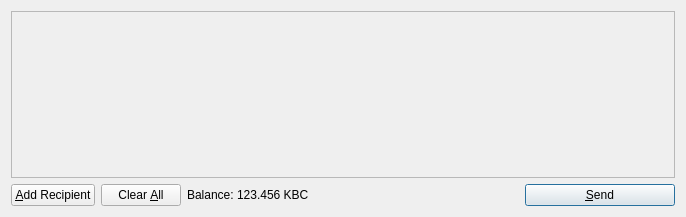
<?xml version="1.0" encoding="UTF-8"?>
<ui version="4.0">
 <class>SendCoinsDialog</class>
 <widget class="QDialog" name="SendCoinsDialog">
  <property name="geometry">
   <rect>
    <x>0</x>
    <y>0</y>
    <width>686</width>
    <height>217</height>
   </rect>
  </property>
  <property name="windowTitle">
   <string>Send Coins</string>
  </property>
  <layout class="QVBoxLayout" name="verticalLayout">
   <item>
    <widget class="QScrollArea" name="scrollArea">
     <property name="widgetResizable">
      <bool>true</bool>
     </property>
     <widget class="QWidget" name="scrollAreaWidgetContents">
      <property name="geometry">
       <rect>
        <x>0</x>
        <y>0</y>
        <width>666</width>
        <height>165</height>
       </rect>
      </property>
      <layout class="QVBoxLayout" name="verticalLayout_2">
       <property name="margin">
        <number>0</number>
       </property>
       <item>
        <layout class="QVBoxLayout" name="entries">
         <property name="spacing">
          <number>6</number>
         </property>
        </layout>
       </item>
       <item>
        <spacer name="verticalSpacer">
         <property name="orientation">
          <enum>Qt::Vertical</enum>
         </property>
         <property name="sizeHint" stdset="0">
          <size>
           <width>20</width>
           <height>40</height>
          </size>
         </property>
        </spacer>
       </item>
      </layout>
     </widget>
    </widget>
   </item>
   <item>
    <layout class="QHBoxLayout" name="horizontalLayout">
     <item>
      <widget class="QPushButton" name="addButton">
       <property name="toolTip">
        <string>Send to multiple recipients at once</string>
       </property>
       <property name="text">
        <string>&amp;Add Recipient</string>
       </property>
       <property name="icon">
        <iconset resource="../bitcoin.qrc">
         <normaloff>:/icons/add</normaloff>:/icons/add</iconset>
       </property>
       <property name="autoDefault">
        <bool>false</bool>
       </property>
      </widget>
     </item>
     <item>
      <widget class="QPushButton" name="clearButton">
       <property name="sizePolicy">
        <sizepolicy hsizetype="Minimum" vsizetype="Fixed">
         <horstretch>0</horstretch>
         <verstretch>0</verstretch>
        </sizepolicy>
       </property>
       <property name="toolTip">
        <string>Remove all transaction fields</string>
       </property>
       <property name="text">
        <string>Clear &amp;All</string>
       </property>
       <property name="icon">
        <iconset resource="../bitcoin.qrc">
         <normaloff>:/icons/remove</normaloff>:/icons/remove</iconset>
       </property>
       <property name="autoRepeatDelay">
        <number>300</number>
       </property>
       <property name="autoDefault">
        <bool>false</bool>
       </property>
      </widget>
     </item>
     <item>
      <layout class="QHBoxLayout" name="horizontalLayout_2">
       <property name="spacing">
        <number>3</number>
       </property>
       <item>
        <widget class="QLabel" name="label">
         <property name="text">
          <string>Balance:</string>
         </property>
        </widget>
       </item>
       <item>
        <widget class="QLabel" name="labelBalance">
         <property name="cursor">
          <cursorShape>IBeamCursor</cursorShape>
         </property>
         <property name="text">
          <string>123.456 KBC</string>
         </property>
         <property name="textInteractionFlags">
          <set>Qt::LinksAccessibleByMouse|Qt::TextSelectableByKeyboard|Qt::TextSelectableByMouse</set>
         </property>
        </widget>
       </item>
      </layout>
     </item>
     <item>
      <spacer name="horizontalSpacer">
       <property name="orientation">
        <enum>Qt::Horizontal</enum>
       </property>
       <property name="sizeHint" stdset="0">
        <size>
         <width>40</width>
         <height>20</height>
        </size>
       </property>
      </spacer>
     </item>
     <item>
      <widget class="QPushButton" name="sendButton">
       <property name="minimumSize">
        <size>
         <width>150</width>
         <height>0</height>
        </size>
       </property>
       <property name="toolTip">
        <string>Confirm the send action</string>
       </property>
       <property name="text">
        <string>&amp;Send</string>
       </property>
       <property name="icon">
        <iconset resource="../bitcoin.qrc">
         <normaloff>:/icons/send</normaloff>:/icons/send</iconset>
       </property>
       <property name="default">
        <bool>true</bool>
       </property>
      </widget>
     </item>
    </layout>
   </item>
  </layout>
 </widget>
 <resources>
  <include location="../bitcoin.qrc"/>
 </resources>
 <connections/>
</ui>
